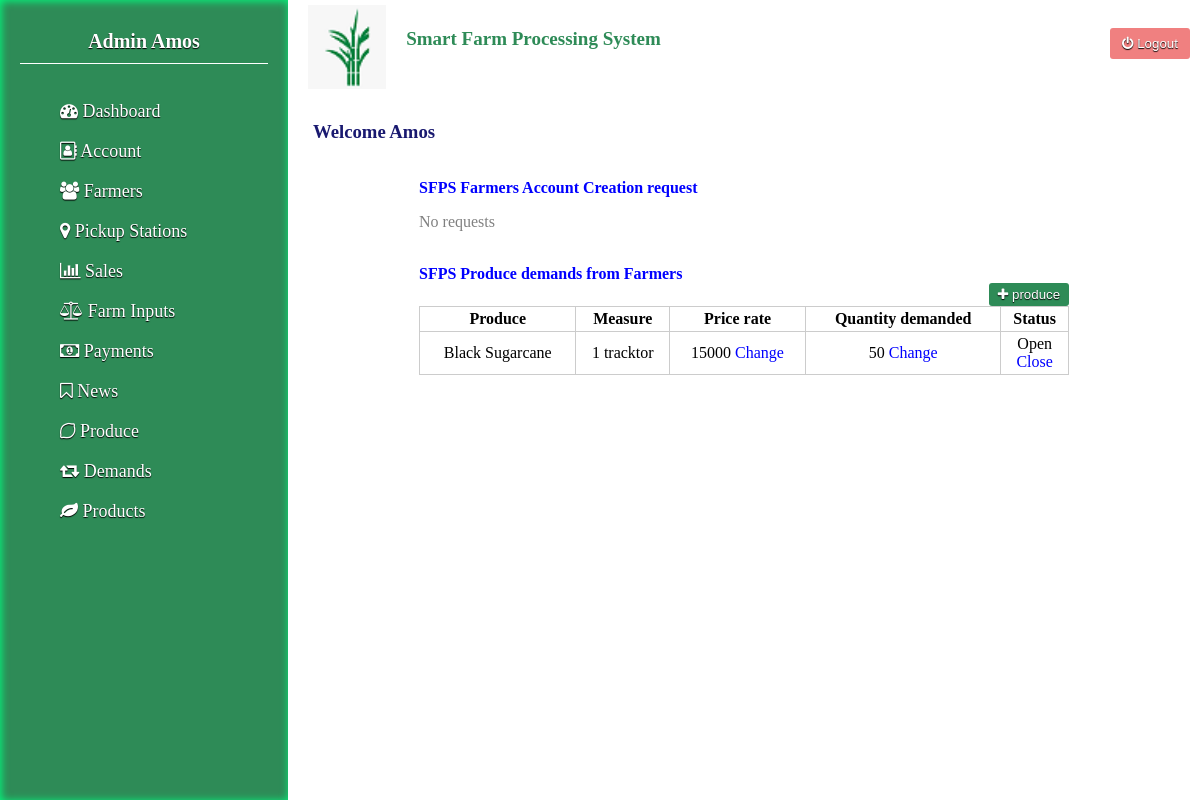
/admin/portal.php (signed in), run on an earlier commit of the app's database.
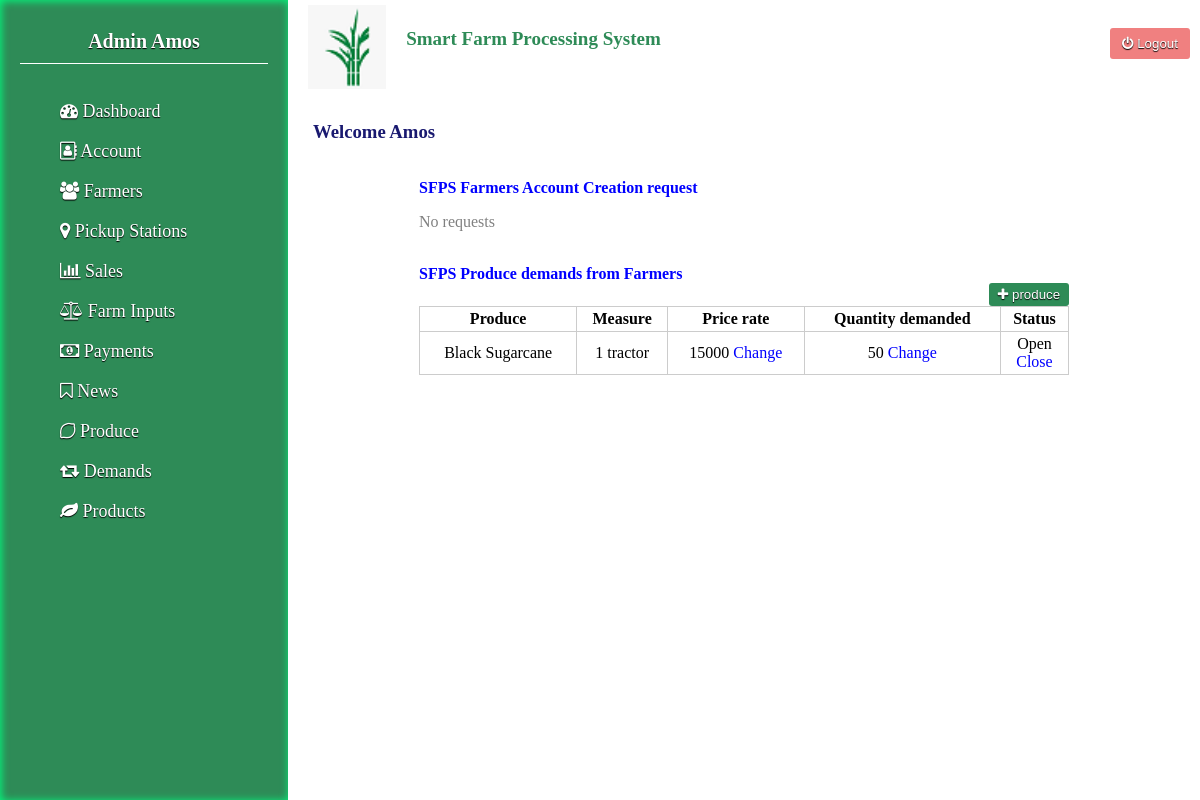
And on a later commit of the database.
### tables this page shows
CREATE TABLE IF NOT EXISTS `demand` (
`id` int(11) NOT NULL,
  `product` varchar(255) NOT NULL,
  `measure` varchar(50) NOT NULL,
  `rate` int(11) NOT NULL,
  `maxsupply` int(11) NOT NULL,
  `status` int(11) NOT NULL
);

### admin/dbcon.php (called while the page is built, shortened)
<?php
	function prepare($data){
		return html_entity_decode(strip_tags(stripslashes($data)));
	}
?>

### admin/portal.php (the view, shortened to what this page needs)
<?php
	include "dbcon.php";
	if(isset($_SESSION['admin'])){
		$sid=$_SESSION['admin'];
		$sql=mysqli_query($con,"SELECT *FROM `admin` WHERE `id`='$sid'");
		$usern=prepare(ucwords(mysqli_fetch_array($sql)['username']));
	?>
	<html>
	<head>
		<link rel="stylesheet" href="css/font-awesome/css/font-awesome.min.css">
	</head>
	<body>
		<aside>
		<div style="padding:20px">
		<h2 style="font-family:lucida calligraphy;font-size:20px;text-align:center;border-bottom:1px solid #fff;padding:10px 0px">
		Admin <?php echo $usern; ?></h2><br>
		<ul>
			<li><span class="lst" onclick="window.location=window.location"><i class="fa fa-dashboard"></i> Dashboard</span></li>
			<li><span class="lst" onclick="loadacc()"><i class="fa fa-address-book-o"></i> Account</span></li>
			<li><span class="lst" onclick="loadpage('farmers')"><i class="fa fa-users"></i> Farmers</span></li>
			<li><span class="lst" onclick="loadpage('pickups')"><i class="fa fa-map-marker"></i> Pickup Stations</span></li>
			<li><span class="lst" onclick="loadpage('sales')"><i class="fa fa-bar-chart"></i> Sales</span></li>
			<li><span class="lst" onclick="loadpage('inputs')"><i class="fa fa-balance-scale"></i> Farm Inputs</span></li>
			<li><span class="lst" onclick="loadpage('payments')"><i class="fa fa-money"></i> Payments</span></li>
			<li><span class="lst" onclick="loadpage('news')"><i class="fa fa-bookmark-o"></i> News</span></li>
			<li><span class="lst" onclick="loadpage('produce')"><i class="fa fa-lemon-o"></i> Produce</span></li>
			<li><span class="lst" onclick="loadpage('demand')"><i class="fa fa-retweet"></i> Demands</span></li>
			<li><span class="lst" onclick="loadpage('addprod')"><i class="fa fa-leaf"></i> Products</span></li>
		</ul>
		</div>
		</aside>
		<section>
			<div style="height:12%;width:100%;">
				<img src="../images/logo.png"style="height:88%;margin:5px 20px;float:left"><br>
				<h2 style="padding:10px;font-family:lucida calligraphy;font-size:19px;color:#2E8B57;">Smart Farm Processing System
				<button style="float:right;background:#f08080"class="btn"onclick="window.location.replace('logout.php')"><i class="fa fa-power-off"></i> Logout</button></h2>
			</div>
			<div style="height:87%;overflow:auto;background:#fff;width:100%">
				<div class="mainactivity" style="padding:25px;">
				<h3 style="color:#191970">Welcome <?php echo $usern; ?></h3><br>
					<div style="max-width:650px;margin:0 auto">
					<?php
					$data="";
					echo "<br><h4 style='color:blue'>SFPS Farmers Account Creation request</h4>";
					echo ($data=="") ? "<p style='color:grey;line-height:50px'>No requests</p>":"<table cellpadding='10'style='border:1px solid #ccc;
					border-collapse:collapse;width:100%' border='1'><tr style='font-weight:bold'><td>Name</td><td>Phone</td><td>ID No</td><td>County</td>
					<td>Status</td><td>Registration</td></tr>$data</table><br>";
					$data="";
					$sql=mysqli_query($con,"SELECT *FROM `demand`");
					while($row=mysqli_fetch_assoc($sql)){
						$prod=prepare(ucwords($row['product'])); $ms=$row['measure']; $rate=$row['rate'];
						$mxs=$row['maxsupply']; $st=$row['status']; $id=$row['id'];
						$cond=($st==0) ? "<p>Open<br><span class='lnk' onclick=\"demandopr('1','$id')\">Close</span></p>":
						"<p>Closed<br><span class='lnk' onclick=\"demandopr('0','$id')\">Open</span></p>";
						$data.="<tr><td>$prod</td><td>$ms</td><td>$rate <span class='lnk'onclick=\"changedemand('rate','$id')\">Change</span></td>
						<td>$mxs <span class='lnk' onclick=\"changedemand('maxsupply','$id')\">Change</span></td><td>$cond</td></tr>";
					}
					echo "<br>
					<h4 style='color:blue'>SFPS Produce demands from Farmers</h4>
					<table cellpadding='3'style='border:1px solid #ccc;float:right;border-collapse:collapse;text-align:center;width:100%'border='1'>
					<caption><button class='btn'style='float:right;padding:4px'onclick=\"loadpage('addproduce')\"><i class='fa fa-plus'></i> produce</button></caption>
					<tr style='font-weight:bold'><td>Produce</td><td>Measure</td><td>Price rate</td><td>Quantity demanded</td><td>Status</td></tr>$data</table><br>";
					?>
				</div>
			</div>
		</section>
	</body>
	</html>
	<?php
	}
	else{
		header("location:index.php");
	}
?>

What changed in the data, as far as the page shows it:
changed demand "Black Sugarcane": measure "1 tracktor" → "1 tractor"
